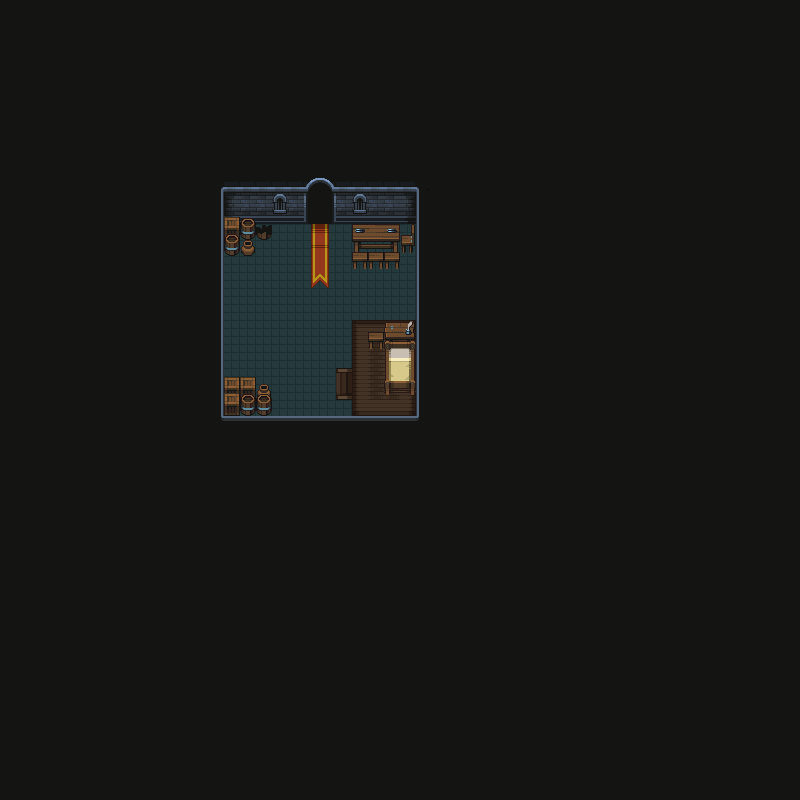

Below is a game level as drawn by its tile map, then a one-line description and the .tmx that defines it (tile-layer data replaced by summaries):
An orthogonal 50x50 tile map with 16x16 px tiles, 4 tile layers (Floor, Walls, Objets, Objet Nv2), 2 tilesets and 23 objects (18x Collisions, 2x item, sortie_spawn, spawn_spawn, spawn_mob).

<map version="1.10" tiledversion="1.10.2" orientation="orthogonal" renderorder="right-down" width="50" height="50" tilewidth="16" tileheight="16" infinite="0" nextlayerid="9" nextobjectid="33">
 <tileset firstgid="1" source="Nv 1.tsx" />
 <tileset firstgid="626" source="Objets.tsx" />
 <layer id="2" name="Floor" width="50" height="50">
  <data>[2500 cells, 143 non-empty, 13 distinct tile ids]</data>
 </layer>
 <layer id="3" name="Walls" width="50" height="50">
  <data>[2500 cells, 2356 non-empty, 23 distinct tile ids]</data>
 </layer>
 <layer id="5" name="Objets" width="50" height="50">
  <data>[2500 cells, 41 non-empty, 35 distinct tile ids]</data>
 </layer>
 <layer id="6" name="Objet Nv2" width="50" height="50">
  <data>[2500 cells, 27 non-empty, 18 distinct tile ids]</data>
 </layer>
 <objectgroup id="7" name="objet">
  <object id="4" type="Collisions" x="216.467" y="186.733" width="89.1333" height="37.4667" />
  <object id="5" type="Collisions" x="207.667" y="192" width="16.6667" height="240.667" />
  <object id="6" type="Collisions" x="207.667" y="415.867" width="222.667" height="15.4667" />
  <object id="7" type="Collisions" x="415.6" y="192.333" width="15.0667" height="239" />
  <object id="8" type="Collisions" x="335.2" y="186.4" width="82.6667" height="37.4" />
  <object id="9" name="sortie_spawn" x="305.667" y="186.533" width="29.3333" height="29.0667" />
  <object id="11" name="spawn_spawn" x="363.511" y="362.023">
   <point />
  </object>
  <object id="13" type="Collisions" x="223.433" y="207.067" width="32.3333" height="48.6667" />
  <object id="14" type="Collisions" x="255.033" y="210.867" width="16.7333" height="29.0667" />
  <object id="15" type="Collisions" x="223.433" y="377.667" width="33.1333" height="50.6667" />
  <object id="16" type="Collisions" x="350.467" y="318.5" width="65.4667" height="3.8" />
  <object id="17" type="Collisions" x="350.467" y="319.3" width="3.0667" height="48.2" />
  <object id="18" type="Collisions" x="350.867" y="400.7" width="3.0667" height="21.4" />
  <object id="19" type="Collisions" x="368.867" y="332.5" width="15.0667" height="16.6" />
  <object id="20" type="Collisions" x="334.867" y="368.1" width="18.6667" height="3.8" />
  <object id="21" type="Collisions" x="335.467" y="396.5" width="18.6667" height="3.8" />
  <object id="22" type="Collisions" x="384.667" y="319.1" width="30.6667" height="76.6" />
  <object id="23" type="Collisions" x="353.067" y="220.7" width="45.8667" height="48.2" />
  <object id="24" type="Collisions" x="398.467" y="224.1" width="18.2667" height="29" />
  <object id="25" type="Collisions" x="257.033" y="384.667" width="14.7333" height="34.2667" />
  <object id="26" name="demon" type="spawn_mob" x="261" y="278">
   <point />
  </object>
  <object id="27" name="potion_heal 2 heal" type="item" x="258" y="357">
   <point />
  </object>
  <object id="32" name="potion_heal 2 heal" type="item" x="348" y="298.5">
   <point />
  </object>
 </objectgroup>
</map>
